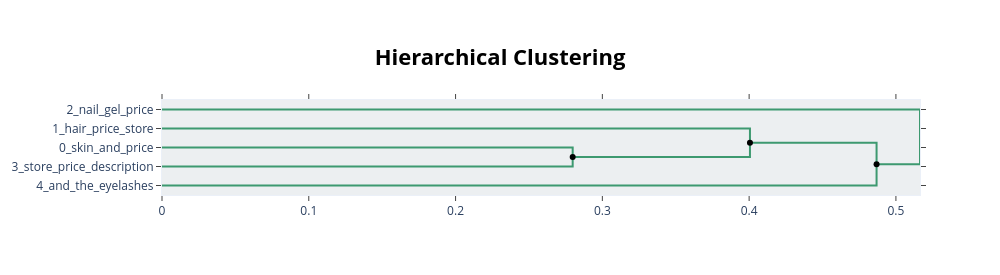

Notebook code cell kept with this figure:
### Code cell
from scipy.cluster import hierarchy as sch
from bertopic import BERTopic
import numpy as np 
from sklearn.cluster import KMeans
from hdbscan import HDBSCAN

random_seed = np.random.seed(42)

cluster_model = KMeans(n_clusters=5,random_state=random_seed)
topic_model = BERTopic(embedding_model="all-MiniLM-L6-v2", hdbscan_model=cluster_model)
topics, probs = topic_model.fit_transform(metadata_filtered_df.source_text)

# Hierarchical topics
linkage_function = lambda x: sch.linkage(x, 'centroid', optimal_ordering=True)
mini_hierarchical_topics = topic_model.hierarchical_topics(metadata_filtered_df.source_text, linkage_function=linkage_function)

topic_model.visualize_hierarchy(hierarchical_topics=mini_hierarchical_topics)

### Figure 1 — Plotly figure (JSON) as saved in the notebook; plotly's stock layout.template omitted (floating-point values rounded to 4 significant figures)
{"data": [{"hoverinfo": "text", "marker": {"color": "rgb(61,153,112)"}, "mode": "lines", "text": ["skin_and_price_store_for", "", "", "store_price_description_features_ounces"], "type": "scatter", "x": [0, 0.2798, 0.2798, 0], "xaxis": "x", "y": [-25, -25, -35, -35], "yaxis": "y"}, {"hoverinfo": "text", "marker": {"color": "rgb(61,153,112)"}, "mode": "lines", "text": ["hair_price_store_for_description", "", "", "skin_and_price_store_for"], "type": "scatter", "x": [0, 0.4006, 0.4006, 0.2798], "xaxis": "x", "y": [-15, -15, -30, -30], "yaxis": "y"}, {"hoverinfo": "text", "marker": {"color": "rgb(61,153,112)"}, "mode": "lines", "text": ["price_store_and_for_skin", "", "", "and_the_eyelashes_mascara_of"], "type": "scatter", "x": [0.4006, 0.4868, 0.4868, 0], "xaxis": "x", "y": [-22.5, -22.5, -45, -45], "yaxis": "y"}, {"hoverinfo": "text", "marker": {"color": "rgb(61,153,112)"}, "mode": "lines", "text": ["nail_gel_price_store_description", "", "", "price_and_store_for_skin"], "type": "scatter", "x": [0, 0.5164, 0.5164, 0.4868], "xaxis": "x", "y": [-5, -5, -33.75, -33.75], "yaxis": "y"}, {"hoverinfo": "text", "hovertext": ["price_store_and_for_skin"], "marker": {"color": "black"}, "mode": "markers", "showlegend": false, "type": "scatter", "x": [0.4006], "y": [-22.5]}, {"hoverinfo": "text", "hovertext": ["skin_and_price_store_for", "price_and_store_for_skin"], "marker": {"color": "black"}, "mode": "markers", "showlegend": false, "type": "scatter", "x": [0.2798, 0.4868], "y": [-30, -33.75]}], "layout": {"autosize": false, "height": 275, "hoverlabel": {"bgcolor": "white", "font": {"family": "Rockwell", "size": 16}}, "hovermode": "closest", "plot_bgcolor": "#ECEFF1", "showlegend": false, "title": {"font": {"color": "Black", "size": 22}, "text": "<b>Hierarchical Clustering</b>", "x": 0.5, "xanchor": "center", "yanchor": "top"}, "width": 1000, "xaxis": {"mirror": "allticks", "rangemode": "tozero", "showgrid": false, "showline": true, "showticklabels": true, "ticks": "outside", "type": "linear", "zeroline": false}, "yaxis": {"mirror": "allticks", "range": [-50, 0], "rangemode": "tozero", "showgrid": false, "showline": true, "showticklabels": true, "tickmode": "array", "ticks": "outside", "ticktext": ["2_nail_gel_price", "1_hair_price_store", "0_skin_and_price", "3_store_price_description", "4_and_the_eyelashes"], "tickvals": [-5, -15, -25, -35, -45], "type": "linear", "zeroline": false}}}
